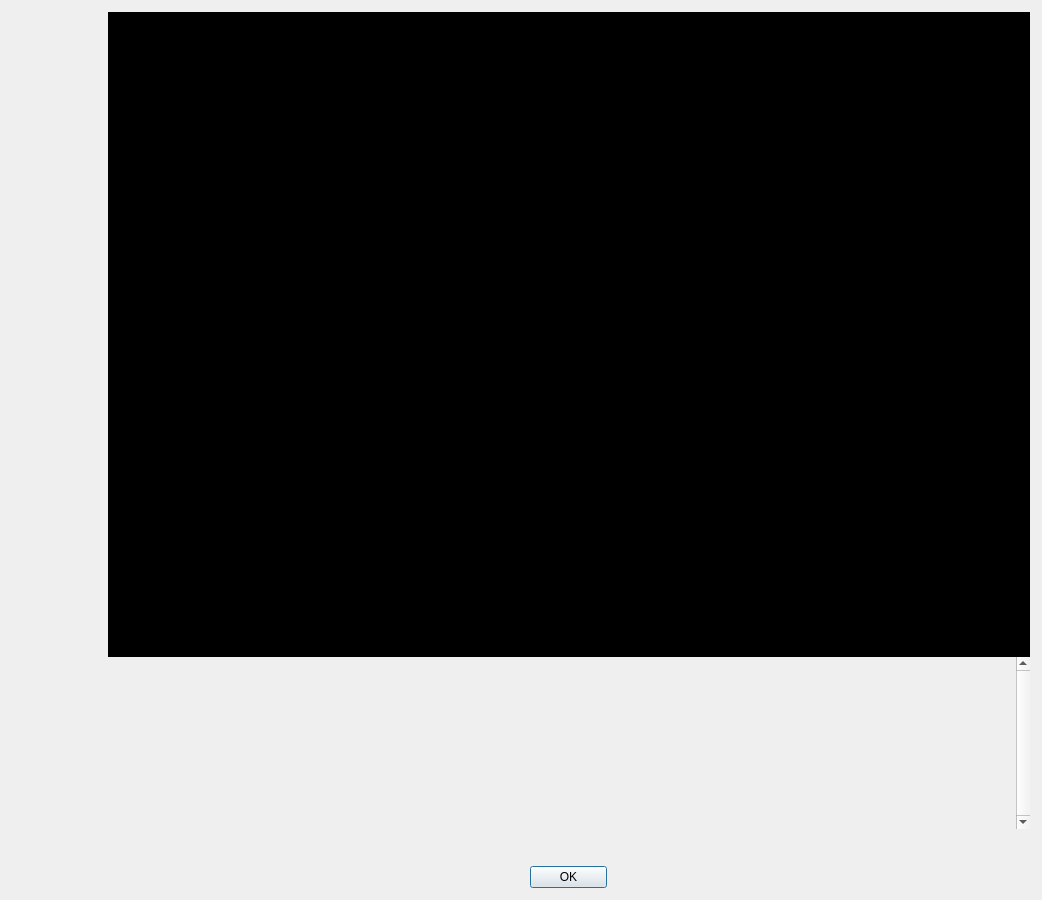
<?xml version="1.0" encoding="UTF-8"?>
<ui version="4.0">
 <class>MenuDialog</class>
 <widget class="QDialog" name="MenuDialog">
  <property name="geometry">
   <rect>
    <x>0</x>
    <y>0</y>
    <width>1042</width>
    <height>900</height>
   </rect>
  </property>
  <property name="maximumSize">
   <size>
    <width>16777215</width>
    <height>900</height>
   </size>
  </property>
  <property name="windowTitle">
   <string notr="true">BiblePay University</string>
  </property>
  <layout class="QHBoxLayout" name="horizontalLayout_2">
   <property name="spacing">
    <number>0</number>
   </property>
   <property name="margin">
    <number>12</number>
   </property>
   <item>
    <layout class="QVBoxLayout" name="verticalLayoutLogo" stretch="0">
     <property name="leftMargin">
      <number>0</number>
     </property>
     <property name="topMargin">
      <number>0</number>
     </property>
     <property name="rightMargin">
      <number>0</number>
     </property>
     <item>
      <widget class="QLabel" name="aboutLogo">
       <property name="sizePolicy">
        <sizepolicy hsizetype="Preferred" vsizetype="Ignored">
         <horstretch>0</horstretch>
         <verstretch>0</verstretch>
        </sizepolicy>
       </property>
       <property name="minimumSize">
        <size>
         <width>96</width>
         <height>464</height>
        </size>
       </property>
       <property name="maximumSize">
        <size>
         <width>96</width>
         <height>564</height>
        </size>
       </property>
       <property name="baseSize">
        <size>
         <width>96</width>
         <height>564</height>
        </size>
       </property>
       <property name="autoFillBackground">
        <bool>false</bool>
       </property>
       <property name="pixmap">
        <pixmap>:/images/drkblue/about</pixmap>
       </property>
       <property name="scaledContents">
        <bool>false</bool>
       </property>
       <property name="alignment">
        <set>Qt::AlignLeading|Qt::AlignLeft|Qt::AlignTop</set>
       </property>
      </widget>
     </item>
    </layout>
   </item>
   <item>
    <layout class="QVBoxLayout" name="verticalLayout">
     <item>
      <widget class="QTextEdit" name="txtMenu">
       <property name="minimumSize">
        <size>
         <width>0</width>
         <height>645</height>
        </size>
       </property>
       <property name="palette">
        <palette>
         <active>
          <colorrole role="WindowText">
           <brush brushstyle="SolidPattern">
            <color alpha="255">
             <red>255</red>
             <green>215</green>
             <blue>0</blue>
            </color>
           </brush>
          </colorrole>
          <colorrole role="Button">
           <brush brushstyle="SolidPattern">
            <color alpha="255">
             <red>0</red>
             <green>0</green>
             <blue>0</blue>
            </color>
           </brush>
          </colorrole>
          <colorrole role="Text">
           <brush brushstyle="SolidPattern">
            <color alpha="255">
             <red>255</red>
             <green>215</green>
             <blue>0</blue>
            </color>
           </brush>
          </colorrole>
          <colorrole role="ButtonText">
           <brush brushstyle="SolidPattern">
            <color alpha="255">
             <red>255</red>
             <green>215</green>
             <blue>0</blue>
            </color>
           </brush>
          </colorrole>
          <colorrole role="Base">
           <brush brushstyle="SolidPattern">
            <color alpha="255">
             <red>0</red>
             <green>0</green>
             <blue>0</blue>
            </color>
           </brush>
          </colorrole>
          <colorrole role="Window">
           <brush brushstyle="SolidPattern">
            <color alpha="255">
             <red>0</red>
             <green>0</green>
             <blue>0</blue>
            </color>
           </brush>
          </colorrole>
          <colorrole role="Link">
           <brush brushstyle="SolidPattern">
            <color alpha="255">
             <red>170</red>
             <green>0</green>
             <blue>0</blue>
            </color>
           </brush>
          </colorrole>
         </active>
         <inactive>
          <colorrole role="WindowText">
           <brush brushstyle="SolidPattern">
            <color alpha="255">
             <red>255</red>
             <green>215</green>
             <blue>0</blue>
            </color>
           </brush>
          </colorrole>
          <colorrole role="Button">
           <brush brushstyle="SolidPattern">
            <color alpha="255">
             <red>0</red>
             <green>0</green>
             <blue>0</blue>
            </color>
           </brush>
          </colorrole>
          <colorrole role="Text">
           <brush brushstyle="SolidPattern">
            <color alpha="255">
             <red>255</red>
             <green>215</green>
             <blue>0</blue>
            </color>
           </brush>
          </colorrole>
          <colorrole role="ButtonText">
           <brush brushstyle="SolidPattern">
            <color alpha="255">
             <red>255</red>
             <green>215</green>
             <blue>0</blue>
            </color>
           </brush>
          </colorrole>
          <colorrole role="Base">
           <brush brushstyle="SolidPattern">
            <color alpha="255">
             <red>0</red>
             <green>0</green>
             <blue>0</blue>
            </color>
           </brush>
          </colorrole>
          <colorrole role="Window">
           <brush brushstyle="SolidPattern">
            <color alpha="255">
             <red>0</red>
             <green>0</green>
             <blue>0</blue>
            </color>
           </brush>
          </colorrole>
          <colorrole role="Link">
           <brush brushstyle="SolidPattern">
            <color alpha="255">
             <red>170</red>
             <green>0</green>
             <blue>0</blue>
            </color>
           </brush>
          </colorrole>
         </inactive>
         <disabled>
          <colorrole role="WindowText">
           <brush brushstyle="SolidPattern">
            <color alpha="255">
             <red>255</red>
             <green>215</green>
             <blue>0</blue>
            </color>
           </brush>
          </colorrole>
          <colorrole role="Button">
           <brush brushstyle="SolidPattern">
            <color alpha="255">
             <red>0</red>
             <green>0</green>
             <blue>0</blue>
            </color>
           </brush>
          </colorrole>
          <colorrole role="Text">
           <brush brushstyle="SolidPattern">
            <color alpha="255">
             <red>255</red>
             <green>215</green>
             <blue>0</blue>
            </color>
           </brush>
          </colorrole>
          <colorrole role="ButtonText">
           <brush brushstyle="SolidPattern">
            <color alpha="255">
             <red>255</red>
             <green>215</green>
             <blue>0</blue>
            </color>
           </brush>
          </colorrole>
          <colorrole role="Base">
           <brush brushstyle="SolidPattern">
            <color alpha="255">
             <red>0</red>
             <green>0</green>
             <blue>0</blue>
            </color>
           </brush>
          </colorrole>
          <colorrole role="Window">
           <brush brushstyle="SolidPattern">
            <color alpha="255">
             <red>0</red>
             <green>0</green>
             <blue>0</blue>
            </color>
           </brush>
          </colorrole>
          <colorrole role="Link">
           <brush brushstyle="SolidPattern">
            <color alpha="255">
             <red>170</red>
             <green>0</green>
             <blue>0</blue>
            </color>
           </brush>
          </colorrole>
         </disabled>
        </palette>
       </property>
       <property name="styleSheet">
        <string notr="true">background-color:black; color:gold;</string>
       </property>
       <property name="readOnly">
        <bool>false</bool>
       </property>
       <property name="html">
        <string>&lt;!DOCTYPE HTML PUBLIC &quot;-//W3C//DTD HTML 4.0//EN&quot; &quot;http://www.w3.org/TR/REC-html40/strict.dtd&quot;&gt;
&lt;html&gt;&lt;head&gt;&lt;meta name=&quot;qrichtext&quot; content=&quot;1&quot; /&gt;&lt;style type=&quot;text/css&quot;&gt;
p, li { white-space: pre-wrap; }
&lt;/style&gt;&lt;/head&gt;&lt;body style=&quot; font-family:'MS Shell Dlg 2'; font-size:7.8pt; font-weight:400; font-style:normal;&quot;&gt;
&lt;p style=&quot;-qt-paragraph-type:empty; margin-top:0px; margin-bottom:0px; margin-left:0px; margin-right:0px; -qt-block-indent:0; text-indent:0px; font-size:8pt;&quot;&gt;&lt;br /&gt;&lt;/p&gt;&lt;/body&gt;&lt;/html&gt;</string>
       </property>
       <property name="overwriteMode">
        <bool>true</bool>
       </property>
       <property name="acceptRichText">
        <bool>true</bool>
       </property>
      </widget>
     </item>
     <item>
      <widget class="QScrollArea" name="scrollArea">
       <property name="frameShape">
        <enum>QFrame::NoFrame</enum>
       </property>
       <property name="verticalScrollBarPolicy">
        <enum>Qt::ScrollBarAlwaysOn</enum>
       </property>
       <property name="widgetResizable">
        <bool>true</bool>
       </property>
       <widget class="QWidget" name="scrollAreaWidgetContents">
        <property name="geometry">
         <rect>
          <x>0</x>
          <y>0</y>
          <width>897</width>
          <height>133</height>
         </rect>
        </property>
        <layout class="QVBoxLayout" name="verticalLayout_2">
         <item>
          <widget class="QLabel" name="lblMessage">
           <property name="sizePolicy">
            <sizepolicy hsizetype="Preferred" vsizetype="Minimum">
             <horstretch>0</horstretch>
             <verstretch>0</verstretch>
            </sizepolicy>
           </property>
           <property name="minimumSize">
            <size>
             <width>0</width>
             <height>5</height>
            </size>
           </property>
           <property name="palette">
            <palette>
             <active>
              <colorrole role="WindowText">
               <brush brushstyle="SolidPattern">
                <color alpha="255">
                 <red>255</red>
                 <green>215</green>
                 <blue>0</blue>
                </color>
               </brush>
              </colorrole>
              <colorrole role="Text">
               <brush brushstyle="SolidPattern">
                <color alpha="255">
                 <red>255</red>
                 <green>215</green>
                 <blue>0</blue>
                </color>
               </brush>
              </colorrole>
              <colorrole role="ButtonText">
               <brush brushstyle="SolidPattern">
                <color alpha="255">
                 <red>255</red>
                 <green>215</green>
                 <blue>0</blue>
                </color>
               </brush>
              </colorrole>
              <colorrole role="Link">
               <brush brushstyle="SolidPattern">
                <color alpha="255">
                 <red>170</red>
                 <green>0</green>
                 <blue>0</blue>
                </color>
               </brush>
              </colorrole>
             </active>
             <inactive>
              <colorrole role="WindowText">
               <brush brushstyle="SolidPattern">
                <color alpha="255">
                 <red>255</red>
                 <green>215</green>
                 <blue>0</blue>
                </color>
               </brush>
              </colorrole>
              <colorrole role="Text">
               <brush brushstyle="SolidPattern">
                <color alpha="255">
                 <red>255</red>
                 <green>215</green>
                 <blue>0</blue>
                </color>
               </brush>
              </colorrole>
              <colorrole role="ButtonText">
               <brush brushstyle="SolidPattern">
                <color alpha="255">
                 <red>255</red>
                 <green>215</green>
                 <blue>0</blue>
                </color>
               </brush>
              </colorrole>
              <colorrole role="Link">
               <brush brushstyle="SolidPattern">
                <color alpha="255">
                 <red>170</red>
                 <green>0</green>
                 <blue>0</blue>
                </color>
               </brush>
              </colorrole>
             </inactive>
             <disabled>
              <colorrole role="WindowText">
               <brush brushstyle="SolidPattern">
                <color alpha="255">
                 <red>255</red>
                 <green>215</green>
                 <blue>0</blue>
                </color>
               </brush>
              </colorrole>
              <colorrole role="Text">
               <brush brushstyle="SolidPattern">
                <color alpha="255">
                 <red>255</red>
                 <green>215</green>
                 <blue>0</blue>
                </color>
               </brush>
              </colorrole>
              <colorrole role="ButtonText">
               <brush brushstyle="SolidPattern">
                <color alpha="255">
                 <red>255</red>
                 <green>215</green>
                 <blue>0</blue>
                </color>
               </brush>
              </colorrole>
              <colorrole role="Link">
               <brush brushstyle="SolidPattern">
                <color alpha="255">
                 <red>170</red>
                 <green>0</green>
                 <blue>0</blue>
                </color>
               </brush>
              </colorrole>
             </disabled>
            </palette>
           </property>
           <property name="cursor">
            <cursorShape>IBeamCursor</cursorShape>
           </property>
           <property name="mouseTracking">
            <bool>true</bool>
           </property>
           <property name="styleSheet">
            <string notr="true">color:gold;</string>
           </property>
           <property name="textFormat">
            <enum>Qt::PlainText</enum>
           </property>
           <property name="alignment">
            <set>Qt::AlignLeading|Qt::AlignLeft|Qt::AlignTop</set>
           </property>
           <property name="openExternalLinks">
            <bool>true</bool>
           </property>
           <property name="textInteractionFlags">
            <set>Qt::LinksAccessibleByMouse|Qt::TextSelectableByKeyboard|Qt::TextSelectableByMouse</set>
           </property>
          </widget>
         </item>
        </layout>
       </widget>
      </widget>
     </item>
     <item>
      <spacer name="verticalSpacer">
       <property name="orientation">
        <enum>Qt::Vertical</enum>
       </property>
       <property name="sizeType">
        <enum>QSizePolicy::Fixed</enum>
       </property>
       <property name="sizeHint" stdset="0">
        <size>
         <width>4</width>
         <height>4</height>
        </size>
       </property>
      </spacer>
     </item>
     <item>
      <layout class="QHBoxLayout" name="horizontalLayout_77">
       <property name="spacing">
        <number>0</number>
       </property>
      </layout>
     </item>
     <item>
      <layout class="QHBoxLayout" name="horizontalLayout">
       <property name="spacing">
        <number>33</number>
       </property>
       <property name="topMargin">
        <number>33</number>
       </property>
       <item>
        <widget class="QDialogButtonBox" name="btnOK">
         <property name="maximumSize">
          <size>
           <width>77</width>
           <height>16777215</height>
          </size>
         </property>
         <property name="orientation">
          <enum>Qt::Horizontal</enum>
         </property>
         <property name="standardButtons">
          <set>QDialogButtonBox::Ok</set>
         </property>
        </widget>
       </item>
      </layout>
     </item>
    </layout>
   </item>
  </layout>
 </widget>
 <resources>
  <include location="../biblepay.qrc"/>
 </resources>
 <connections/>
</ui>
